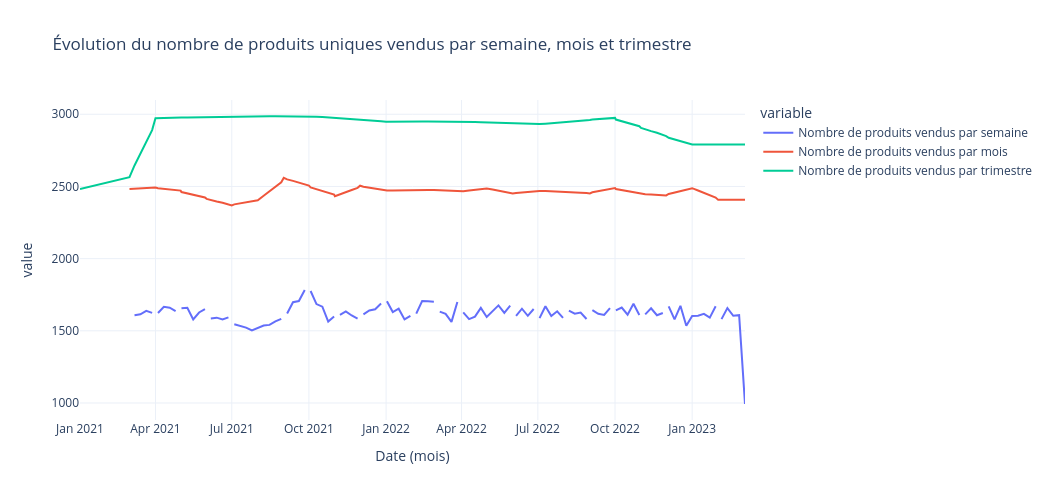

Notebook code cell kept with this figure:
### Code cell
figure6=px.line(
    df_lapage_prod,
    x='date',
    y=[ 'Nombre de produits vendus par semaine','Nombre de produits vendus par mois','Nombre de produits vendus par trimestre'],
    markers=False,
    title='Évolution du nombre de produits uniques vendus par semaine, mois et trimestre',
    labels={
        'date': 'Date (mois)'
    }
)

figure6.update_layout(
    template='plotly_white',
    hovermode='x unified',
    width=1050,
    height=500
)

figure6.update_traces(
    hovertemplate='%{y:.0f}€'
    )

figure6.show()
